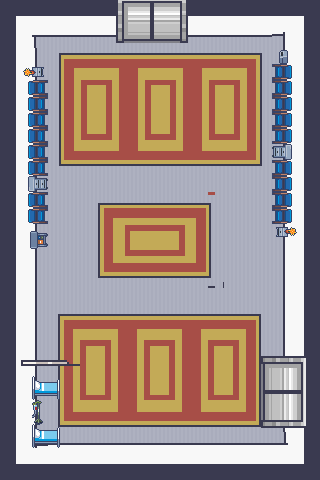

Rendered tile map (Tiled .tmx) drawn with the repository's tilesets; below, a short description and the map source with its tile grids summarised:
An orthogonal 20x30 tile map with 16x16 px tiles, 5 tile layers (floor, walls, floorniture, Door, ...), 4 tilesets and 2 objects.

<map version="1.10" tiledversion="1.12.1" orientation="orthogonal" renderorder="right-down" width="20" height="30" tilewidth="16" tileheight="16" infinite="0" nextlayerid="7" nextobjectid="10">
 <tileset firstgid="1" source="free_overview.tsx" />
 <tileset firstgid="11551" source="spritesheet_hospital_01.tsx" />
 <tileset firstgid="11615" source="spritesheet_hospital_02.tsx" />
 <tileset firstgid="11679" source="spritesheet_hospital_maternity.tsx" />
 <layer id="1" name="floor" width="20" height="30">
  <data>[600 cells, 600 non-empty, 1 distinct tile ids]</data>
 </layer>
 <layer id="2" name="walls" width="20" height="30">
  <properties>
   <property name="collidable" type="bool" value="true" />
  </properties>
  <data>[600 cells, 264 non-empty, 5 distinct tile ids]</data>
 </layer>
 <layer id="3" name="floorniture" width="20" height="30">
  <data>[600 cells, 278 non-empty, 95 distinct tile ids]</data>
 </layer>
 <layer id="4" name="Door" width="20" height="30">
  <data>[600 cells, 35 non-empty, 20 distinct tile ids]</data>
 </layer>
 <objectgroup id="5" name="Exits">
  <object id="5" x="267.6" y="358" width="36.8" height="68">
   <properties>
    <property name="spawnPoint" value="entrace_top" />
    <property name="targetRoom" value="hosptial_room_new" />
    <property name="type" value="door" />
   </properties>
  </object>
  <object id="7" x="116.8" y="0.4" width="69.6" height="39.2">
   <properties>
    <property name="spawnPoint" value="entrance_bottom" />
    <property name="targetRoom" value="second_floor" />
    <property name="type" value="door" />
   </properties>
  </object>
 </objectgroup>
 <layer id="6" name="furniture" width="20" height="30">
  <data>[600 cells, 61 non-empty, 18 distinct tile ids]</data>
 </layer>
</map>
